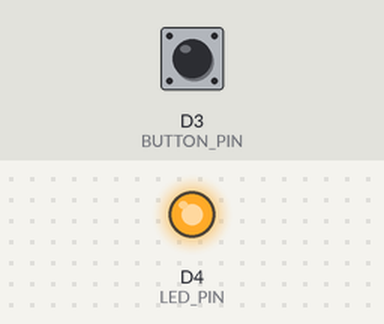
The sketch below on a simulated ESP8266 (NodeMCU). Parts: output pins drawn as LEDs (lit = HIGH). The inputs (shaded band) are chosen by the test bench; at power-on: D3 (BUTTON_PIN) HIGH.

Above: at 1.2 s.
1.3 s: D3 (BUTTON_PIN) pulled LOW for 0.15 s
At 1.37 s:
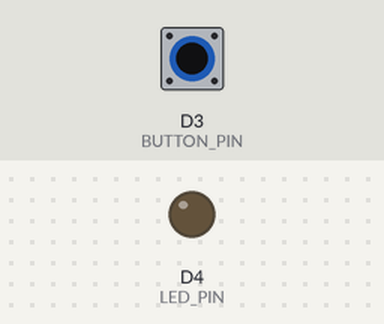
2.9 s: D3 (BUTTON_PIN) pulled LOW for 3.2 s
At 7.5 s:
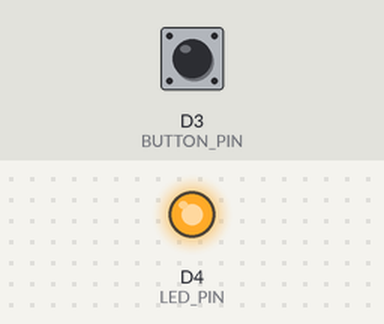
Timing chart, 0 to 9.0 s (numbered marks = the images above; inputs shaded):
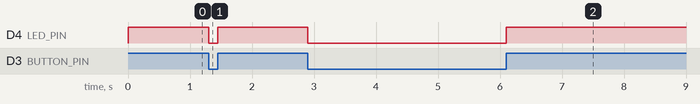

The sketch:

b2.ino
```cpp
#define BUTTON_PIN D3
#define LED_PIN LED_BUILTIN

void setup() {
  pinMode(BUTTON_PIN, INPUT_PULLUP);
  pinMode(LED_PIN, OUTPUT);
}

void loop() {
  if (digitalRead(BUTTON_PIN) == LOW) {
    digitalWrite(LED_PIN, LOW);
  } else {
    digitalWrite(LED_PIN, HIGH);
  }
}
```

Measured:
- after the input at 1.3 s, D4 (LED_PIN): HIGH → LOW at once, → HIGH 0.15 s later
- after the input at 2.9 s, D4 (LED_PIN): HIGH → LOW at once, → HIGH 3.2 s later
